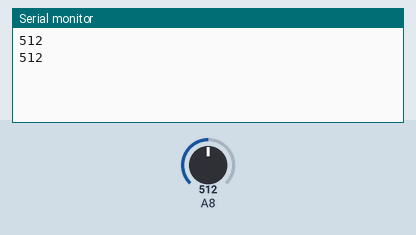
Bench run of a sketch on a simulated Arduino Mega 2560, built for the host (arithmetic inside an expression is 32-bit, double 64-bit). On the bench: the last lines printed to the serial monitor. Inputs (shaded band) come from the test bench; at power-on: A8 = 512.

Above: at 1.8 s.
1.9 s: A8 set to 716
At 2.8 s:
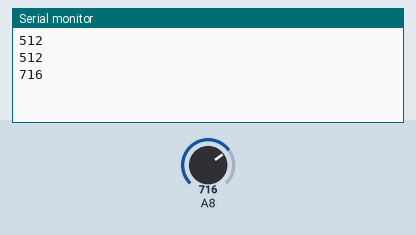
3.4 s: A8 set to 900
At 4.8 s:
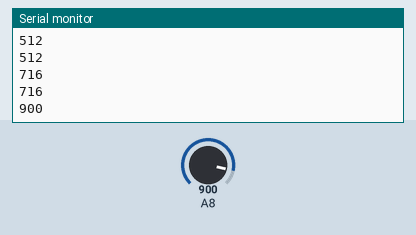
Timing chart, 0 to 6.4 s (numbered marks = the images above; inputs shaded):
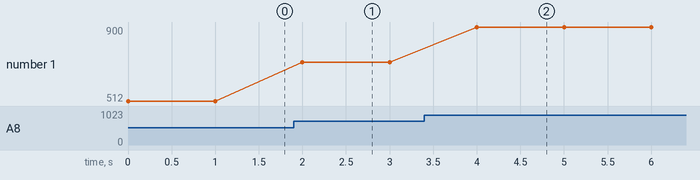

The sketch:

chip_thermometer.ino
```cpp
/*
 * Author: Clemens Valens (www.polyvalens.com)
 * Book: Mastering Microcontrollers Helped By Arduino
 * WWW: www.elektor.com/arduinobook
 * ISBN: 978-1-907920-23-3
 *
 * Thermometer
 *
 * - ATmega48PA/88PA/168PA/328P only.
 * - Needs modification of wiring_analog.c to allow use
 *   of ADC channel 8.
 * - Modified standard\pins_arduino.h to add A8 (=22)
 */

void setup(void)
{
  Serial.begin(115200);
  analogReference(INTERNAL);
}

void loop(void)
{
  Serial.println(analogRead(A8));
  delay(1000);
}
```

Measured:
- after the input at 1.9 s, the serial monitor: prints a new line after 0.10 s (image 1)
- after the input at 3.4 s, the serial monitor: prints a new line after 0.60 s (image 2)
- plotted number 1: 512 → 716 after the input at 1.9 s, 716 → 900 after the input at 3.4 s
